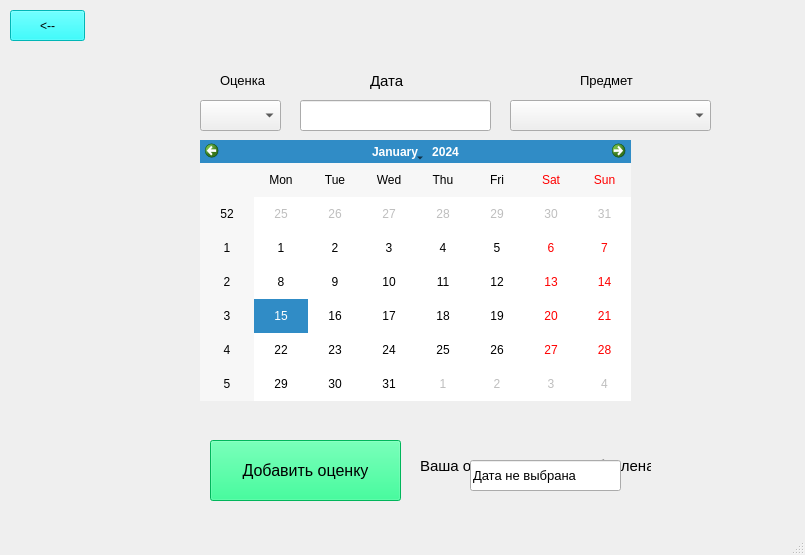
<?xml version="1.0" encoding="UTF-8"?>
<ui version="4.0">
 <class>MainWindow</class>
 <widget class="QMainWindow" name="MainWindow">
  <property name="geometry">
   <rect>
    <x>0</x>
    <y>0</y>
    <width>805</width>
    <height>555</height>
   </rect>
  </property>
  <property name="windowTitle">
   <string>MainWindow</string>
  </property>
  <property name="styleSheet">
   <string notr="true"/>
  </property>
  <widget class="QWidget" name="centralwidget">
   <widget class="QLineEdit" name="grade_date">
    <property name="geometry">
     <rect>
      <x>300</x>
      <y>100</y>
      <width>191</width>
      <height>31</height>
     </rect>
    </property>
    <property name="font">
     <font>
      <pointsize>16</pointsize>
     </font>
    </property>
    <property name="text">
     <string/>
    </property>
   </widget>
   <widget class="QPushButton" name="return_2">
    <property name="geometry">
     <rect>
      <x>10</x>
      <y>10</y>
      <width>75</width>
      <height>31</height>
     </rect>
    </property>
    <property name="styleSheet">
     <string notr="true">background-color: rgb(0, 255, 255);</string>
    </property>
    <property name="text">
     <string>&lt;--</string>
    </property>
   </widget>
   <widget class="QLabel" name="label">
    <property name="geometry">
     <rect>
      <x>220</x>
      <y>70</y>
      <width>51</width>
      <height>21</height>
     </rect>
    </property>
    <property name="font">
     <font>
      <pointsize>10</pointsize>
     </font>
    </property>
    <property name="text">
     <string>Оценка</string>
    </property>
   </widget>
   <widget class="QLabel" name="label_2">
    <property name="geometry">
     <rect>
      <x>370</x>
      <y>70</y>
      <width>61</width>
      <height>21</height>
     </rect>
    </property>
    <property name="font">
     <font>
      <pointsize>11</pointsize>
     </font>
    </property>
    <property name="text">
     <string>Дата</string>
    </property>
   </widget>
   <widget class="QComboBox" name="grade">
    <property name="geometry">
     <rect>
      <x>200</x>
      <y>100</y>
      <width>81</width>
      <height>31</height>
     </rect>
    </property>
    <property name="styleSheet">
     <string notr="true"/>
    </property>
   </widget>
   <widget class="QPushButton" name="add_grades">
    <property name="geometry">
     <rect>
      <x>210</x>
      <y>440</y>
      <width>191</width>
      <height>61</height>
     </rect>
    </property>
    <property name="font">
     <font>
      <pointsize>12</pointsize>
     </font>
    </property>
    <property name="styleSheet">
     <string notr="true">background-color: rgb(0, 255, 127);</string>
    </property>
    <property name="text">
     <string>Добавить оценку</string>
    </property>
   </widget>
   <widget class="QCalendarWidget" name="my_calendar">
    <property name="geometry">
     <rect>
      <x>200</x>
      <y>140</y>
      <width>431</width>
      <height>261</height>
     </rect>
    </property>
   </widget>
   <widget class="QLabel" name="result_label">
    <property name="geometry">
     <rect>
      <x>420</x>
      <y>440</y>
      <width>231</width>
      <height>51</height>
     </rect>
    </property>
    <property name="font">
     <font>
      <pointsize>11</pointsize>
     </font>
    </property>
    <property name="text">
     <string>Ваша оценка успешно добавлена</string>
    </property>
   </widget>
   <widget class="QComboBox" name="items_box">
    <property name="geometry">
     <rect>
      <x>510</x>
      <y>100</y>
      <width>201</width>
      <height>31</height>
     </rect>
    </property>
    <property name="styleSheet">
     <string notr="true"/>
    </property>
   </widget>
   <widget class="QLabel" name="label_5">
    <property name="geometry">
     <rect>
      <x>580</x>
      <y>70</y>
      <width>61</width>
      <height>21</height>
     </rect>
    </property>
    <property name="font">
     <font>
      <pointsize>10</pointsize>
     </font>
    </property>
    <property name="text">
     <string>Предмет</string>
    </property>
   </widget>
   <widget class="QLineEdit" name="error_line">
    <property name="geometry">
     <rect>
      <x>470</x>
      <y>460</y>
      <width>151</width>
      <height>31</height>
     </rect>
    </property>
    <property name="font">
     <font>
      <pointsize>10</pointsize>
     </font>
    </property>
    <property name="text">
     <string>Дата не выбрана</string>
    </property>
   </widget>
  </widget>
  <widget class="QMenuBar" name="menubar">
   <property name="geometry">
    <rect>
     <x>0</x>
     <y>0</y>
     <width>805</width>
     <height>21</height>
    </rect>
   </property>
  </widget>
  <widget class="QStatusBar" name="statusbar"/>
 </widget>
 <resources/>
 <connections/>
</ui>
